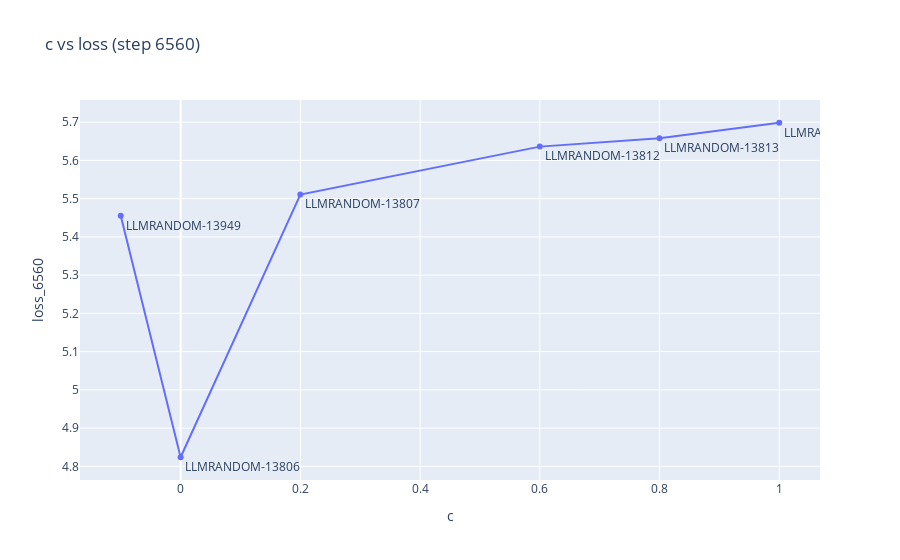

Notebook cell for this chart:
### Code cell
fig = px.line(extended_df.sort_values(by='c'), x="c", y=f"loss_{cmp_step}", title=f"c vs loss (step {cmp_step})", text='sys/id')
fig.update_traces(textposition="bottom right")
fig.show()

### Figure 1 — Plotly figure (JSON) as saved in the notebook; plotly's stock layout.template omitted (floating-point values rounded to 4 significant figures)
{"data": [{"hovertemplate": "c=%{x}<br>loss_6560=%{y}<br>sys/id=%{text}<extra></extra>", "legendgroup": "", "line": {"color": "#636efa", "dash": "solid"}, "marker": {"symbol": "circle"}, "mode": "lines+markers+text", "name": "", "orientation": "v", "showlegend": false, "text": ["LLMRANDOM-13949", "LLMRANDOM-13806", "LLMRANDOM-13807", "LLMRANDOM-13812", "LLMRANDOM-13813", "LLMRANDOM-13756"], "textposition": "bottom right", "type": "scatter", "x": [-0.1, 0, 0.2, 0.6, 0.8, 1], "xaxis": "x", "y": [5.455, 4.824, 5.511, 5.636, 5.658, 5.698], "yaxis": "y"}], "layout": {"legend": {"tracegroupgap": 0}, "title": {"text": "c vs loss (step 6560)"}, "xaxis": {"anchor": "y", "domain": [0, 1], "title": {"text": "c"}}, "yaxis": {"anchor": "x", "domain": [0, 1], "title": {"text": "loss_6560"}}}}
